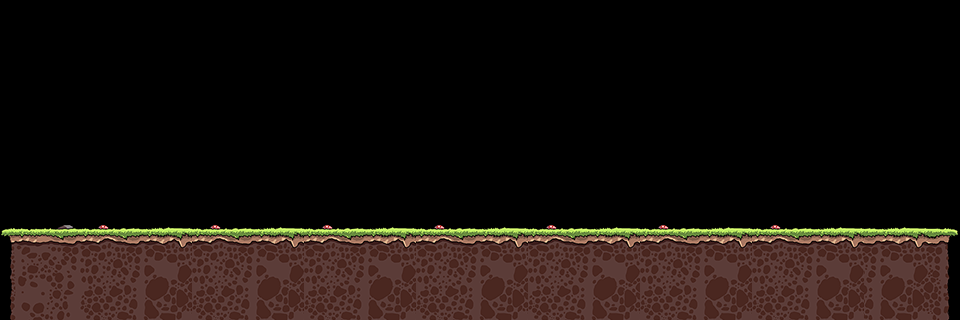

This is a level from a 2D game, rendered from its Tiled map with the project's own tilesets. A one-line summary and the map file follow, with tile-layer data summarised:
An orthogonal 60x20 tile map with 16x16 px tiles, 1 tile layer (renderLayer) and 3 objects (3x ground).

<map version="1.0" orientation="orthogonal" width="60" height="20" tilewidth="16" tileheight="16">
 <tileset firstgid="1" name="BK_AllPlatformsB" tilewidth="16" tileheight="16">
  <image source="BK_AllPlatformsB.png" width="256" height="256" />
  <tile id="14">
   <properties>
    <property name="isGround" value="1" />
   </properties>
  </tile>
 </tileset>
 <layer name="renderLayer" width="60" height="20">
  <data>[1200 cells, 360 non-empty, 84 distinct tile ids]</data>
 </layer>
 <objectgroup name="enemyLayer" width="60" height="20" />
 <objectgroup name="terrainObjectLayer" width="60" height="20">
  <object name="ground" x="0" y="232" width="336" height="16" />
  <object name="ground" x="336" y="232" width="336" height="16" />
  <object name="ground" x="672" y="232" width="288" height="16" />
 </objectgroup>
 <objectgroup name="coinboxLayer" width="60" height="20" />
</map>